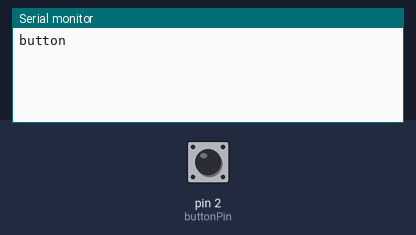
The sketch below on a simulated Arduino Nano, built for the host (arithmetic inside an expression is 32-bit, double 64-bit). Parts: the last lines printed to the serial monitor. The test bench sets the inputs (shaded band); at power-on: pin 2 (buttonPin) HIGH.

Above: at 1.2 s.
1.3 s: pin 2 (buttonPin) pulled LOW for 0.15 s
At 1.6 s:
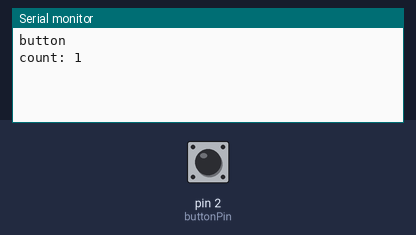
2.9 s: pin 2 (buttonPin) pulled LOW for 1 s
At 4.2 s:
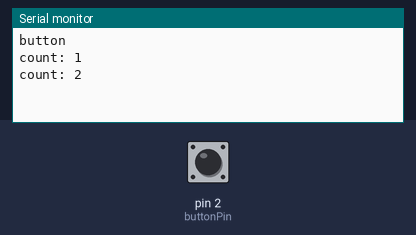
5.4 s: pin 2 (buttonPin) pulled LOW for 0.15 s
At 5.9 s:
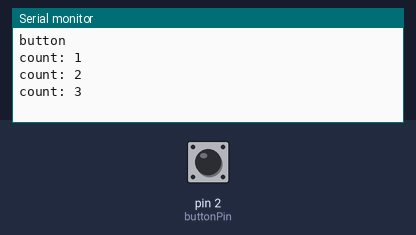

The sketch:

button.ino
```cpp
const int buttonPin = 2;
volatile int buttonCount = 0;

void onButton() {
    buttonCount = buttonCount + 1;
}

void setup() {
    pinMode(buttonPin, INPUT_PULLUP);
    attachInterrupt(digitalPinToInterrupt(buttonPin), onButton, FALLING);
    Serial.begin(115200);
    Serial.println("button");
}

void loop() {
    static int lastCount = 0;
    if (buttonCount != lastCount) {
        lastCount = buttonCount;
        Serial.print("count: ");
        Serial.println(lastCount);
    }
    delay(10);
}
```

Measured:
- after the input at 1.3 s, the serial monitor: prints a new line at once (image 1)
- after the input at 2.9 s, the serial monitor: prints a new line at once (image 2)
- after the input at 5.4 s, the serial monitor: prints a new line at once (image 3)
